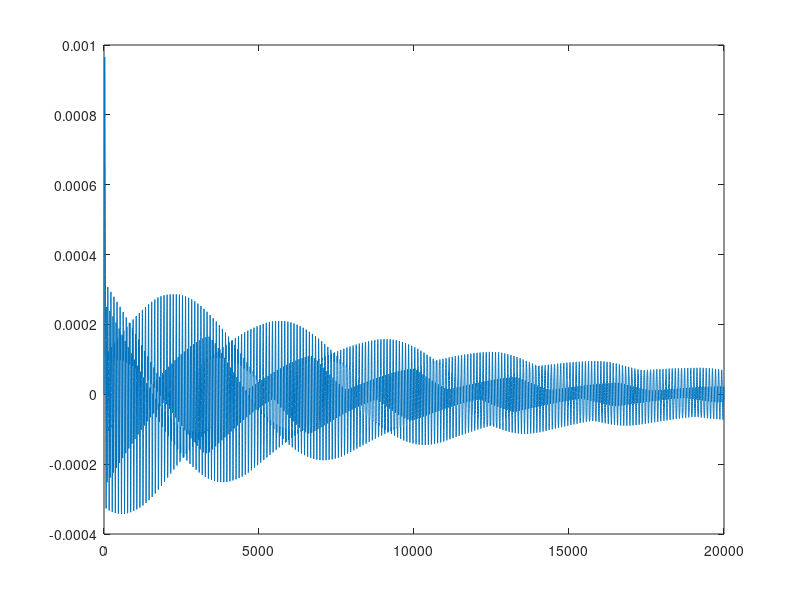

MATLAB code for this plot:
clear;clc
nmodes      = 3;                                                           % number of modes
f0          = 440;                                                         % fundamental frequency
fm          = f0*(1:nmodes);                                               % frequency for each mode
iterations  = 20000;
fs          = 44100;                                                       % sampling frequency
fb_gain     = 0.995;                                                        % feedback gain. < 1

% create excitation - - - - - - - - - - - - - - - - - - - - - - - - - - - -
% noise:
% N = ceil(fs/f0);
% x = 2 * rand(1,N) - 1;

% impact:
Fm = 0.6;
forceduration = 0.002;
t = 0:1/fs:forceduration;
x = Fm * (1 - cos(2*pi*t/forceduration));

if iterations > length(x)
    x = [x zeros(1,iterations - length(x))];
end

% Band pass filter parameters - - - - - - - - - - - - - - - - - - - - - - -
B           = 0.01*ones(1,nmodes);
phi         = zeros(1,nmodes);
R           = zeros(1,nmodes);
theta       = zeros(1,nmodes);
A0          = zeros(1,nmodes);
d           = zeros(1,nmodes);
delayline   = zeros(nmodes,floor(fs/fm(1)));
for m = 1:nmodes                                                           % compute parameters for each mode :
    phi(m) = 2 * pi * (fm(m)/fs);                                          % resonance frequency
    % parameters for the poles
    R(m) = 0.99-B(m)/2;                                                    % filter bandwidth
    theta(m) = acos((2 * R(m) * cos(phi(m))) / (1 + R(m) * R(m)));         %
    A0(m) = (1 - R(m) * R(m)) * sin(theta(m));                             % gain
    d(m) = floor(fs/fm(m));                                                % compute delay line length
end

% - - - - - - - - - - - - - - - - - - - - - - - - - - - - - - - - - - - - -
signal  = zeros(1,iterations);                                             % initialize output signal
y       = zeros(1,nmodes);                                                 % initialize new sample
xm1     = zeros(1,nmodes);                                                 % x[n-1]
xm2     = zeros(1,nmodes);                                                 % x[n-2]
ym1     = zeros(1,nmodes);                                                 % y[n-1]
ym2     = zeros(1,nmodes);                                                 % y[n-2]
out     = zeros(1,nmodes);                                                 % output samples
for n = 1:iterations
    
    for m = 1:nmodes                                                       % for each mode
        y(m) = A0(m) * (x(n) - xm2(m) + 2 * R(m) * cos(theta(m)) * ym1(m) - R(m) * R(m) * ym2(m)); % band pass filter differential equation
        
        out(m) = y(m) + fb_gain * delayline(m,d(m));                       % output sample: sum sample to delayed sample
        delayline(m,1:d(m)) = [out(m),delayline(m,1:d(m)-1)];              % store output sample to circular delay
        
        % update variables for next iteration
        xm2(m) = xm1(m);                                                   % x[n-2]
        xm1(m) = x(n);                                                     % x[n-1]
        
        ym2(m) = ym1(m);                                                   % y[n-2]
        ym1(m) = y(m);                                                     % y[n-1]
    end
    
    signal(n) = sum(out);
    
end
plot(signal)
soundsc(signal,fs)